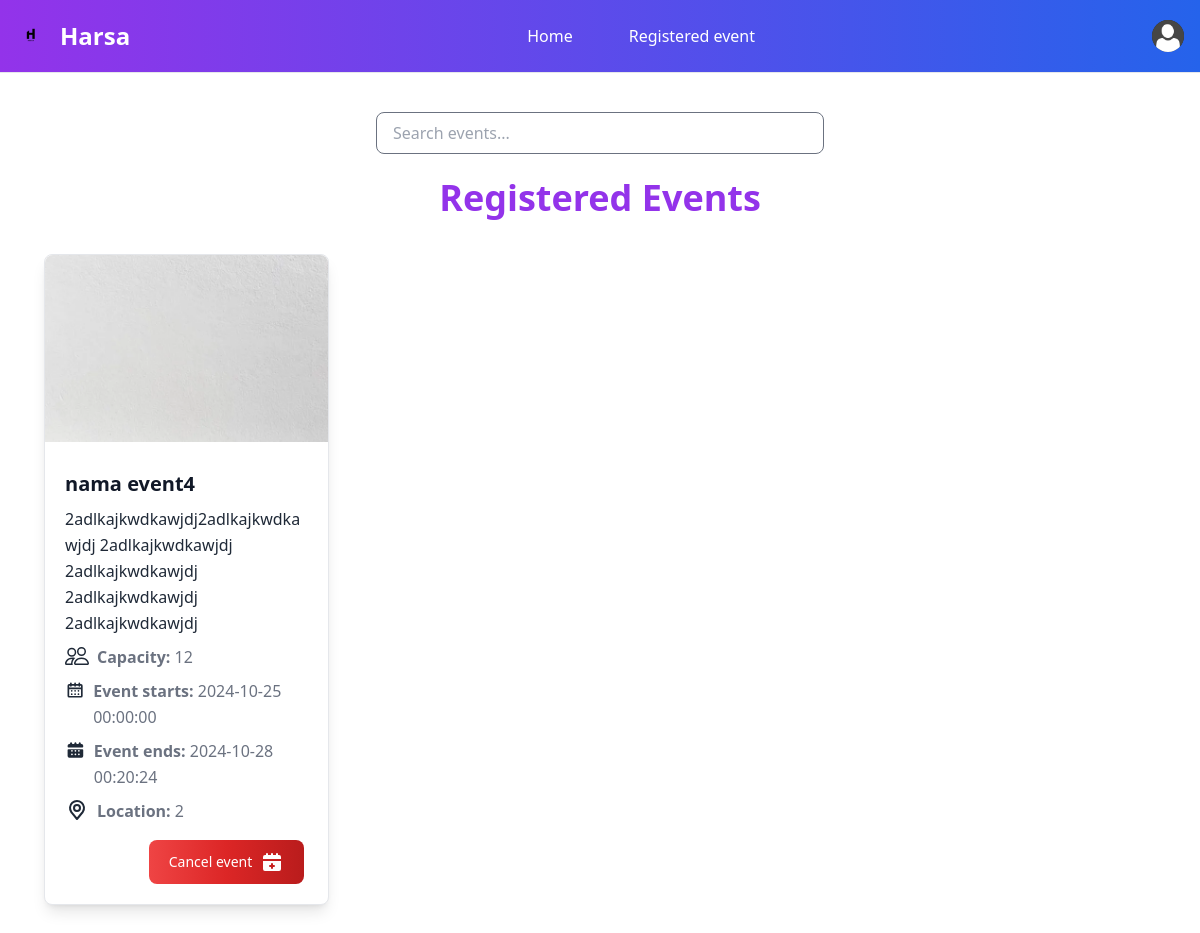
The page /public/aut/user/Registered_events.php (signed in) on the database its author committed.
### tables this page shows
CREATE TABLE `event_participants` (
  `participant_id` int(11) NOT NULL,
  `user_id` int(11) NOT NULL,
  `event_id` int(11) NOT NULL,
  `registration_date` date NOT NULL
);

CREATE TABLE `event` (
  `event_id` int(11) NOT NULL,
  `event_name` varchar(50) NOT NULL,
  `description` varchar(100) NOT NULL,
  `capacity` int(11) NOT NULL,
  `location` varchar(100) NOT NULL,
  `start_date` date NOT NULL,
  `end_date` date NOT NULL,
  `start_time` time NOT NULL,
  `end_time` time NOT NULL,
  `image` varchar(100) NOT NULL,
  `status_toogle` tinyint(4) NOT NULL
);

### public/aut/assets/setup/db.inc.php (called while the page is built, shortened)
<?php
function connectDB() {
    try {
        $dsn = "mysql:host=" . DB_HOST . ";dbname=" . DB_DATABASE;
        $pdo = new PDO($dsn, DB_USER, DB_PASS);
        $pdo->setAttribute(PDO::ATTR_ERRMODE, PDO::ERRMODE_EXCEPTION);
        $pdo->setAttribute(PDO::ATTR_DEFAULT_FETCH_MODE, PDO::FETCH_ASSOC);
        return $pdo;
    } catch(PDOException $e) {
        die("Connection failed: " . $e->getMessage());
    }
}
$conn = mysqli_connect(DB_HOST, DB_USER, DB_PASS, DB_DATABASE);
return $conn;

### public/aut/user/Registered_events.php (the view, shortened to what this page needs)
<?php
$user_id = $_SESSION['user_id'];
$sql = "SELECT *
        FROM event e
        JOIN event_participants ep ON ep.event_id = e.event_id
        WHERE ep.user_id = :user_id";
$stmt = connectDB()->prepare($sql);
$stmt->execute([':user_id' => $user_id]);
$events = $stmt->fetchAll(PDO::FETCH_ASSOC);
?>
<!DOCTYPE html>
<html>
<head>
    <link href="../../styles.css" rel="stylesheet">
    <script src="https://cdn.tailwindcss.com"></script>
    <link href="https://cdn.jsdelivr.net/npm/flowbite@2.5.2/dist/flowbite.min.css" rel="stylesheet" />
</head>
<body>
    <?php require 'user_navbar.php' ?>
    <div class="mt-28 min-h-screen">
        <div class="flex justify-center mb-6">
                <input type="text" id="searchInput" placeholder="Search events..."
                    class="px-4 py-2 border rounded-lg w-3/4 max-w-md"
                    oninput="filterEvents()">
        </div>
        <?php if(!empty($events)) { ?>
        <h1 class="text-center text-4xl font-extrabold mb-9 text-purple-600">Registered Events</h1>
        <div class="flex mx-11 justify-center">
            <div class="grid grid-cols-1 gap-9 md:gap-24 lg:gap-32 md:grid-cols-2 lg:grid-cols-3">
                <?php foreach ($events as $event) { ?>
                    <div class="max-w-80 xs:max-w-sm bg-white border border-gray-200 rounded-lg shadow-lg transition-transform duration-300 hover:scale-105 dark:bg-gray-800 dark:border-gray-700 event-card" >
                        <div class="">
                            <img class="rounded-t-lg" src="<?= '../../admin/gambar/' . $event['image'] ?>" />
                        </div>
                        <div class="p-5 mt-2">
                            <h3 class=" text-xl font-semibold text-gray-900 dark:text-white">
                                <?= htmlspecialchars($event['event_name']) ?>
                            </h3>
                            <div class="my-2 flex flex-row">
                                <p class="text-base text-gray-800 dark:text-white leading-relaxed" style="word-wrap: break-word; word-break: break-word; max-width: 100%; white-space: normal;">
                                    <?= $event['description'] ?>
                                </p>
                            </div>
                            <div class="flex flex-row mt-2">
                                <p class="text-base leading-relaxed text-gray-500 dark:text-gray-400">
                                    <strong>Capacity:</strong> <?= $event['capacity'] ?>
                                </p>
                            </div>
                            <div class="flex flex-row mt-2">
                                <p class="text-base leading-relaxed text-gray-500 dark:text-gray-400">
                                    <strong>Event starts:</strong> <?= $event['start_date'] ?> <?= $event['start_time'] ?>
                                </p>
                            </div>
                            <div class="flex flex-row mt-2">
                                <p class="text-base leading-relaxed text-gray-500 dark:text-gray-400">
                                    <strong>Event ends:</strong> <?= $event['end_date'] ?> <?= $event['end_time'] ?>
                                </p>
                            </div>
                            <div class="flex flex-row mt-2">
                                <div class="flex flex-row">
                                    <div class="flex-shrink-0 w-6 h-6 mr-2">
                                    </div>
                                    <p class="text-base leading-relaxed text-gray-500 dark:text-gray-400" style="word-wrap: break-word; word-break: break-word; max-width: 100%; white-space: normal;">
                                        <strong>Location:</strong> <?= $event['location'] ?>
                                    </p>
                                </div>
                            </div>
                            <div class="flex flex-row-reverse mt-4">
                                <a href="cancel_registration.php?event_id=<?= htmlspecialchars($event['event_id']) ?>"
                                    class="ml-3 flex flex-row p-2 mr-1 items-center text-white bg-gradient-to-r from-red-500 via-red-600 to-red-700 hover:bg-gradient-to-br focus:ring-4 focus:outline-none focus:ring-purple-300 dark:focus:ring-purple-800 font-medium rounded-lg text-sm px-5 py-2.5">
                                    Cancel event
                                </a>
                            </div>
                        </div>
                    </div>
                <?php } ?>
            </div>
        </div>
    </div>
    <?php } else { ?>
        <h1 class="text-center text-4xl font-extrabold mb-9 text-purple-600">There's no registered events</h1>
    <?php } ?>
</body>
</html>

### rows shown on the page
event_participants: event.image (picture), event.event_name "nama event4", event.description "2adlkajkwdkawjdj2adlkajkwdkawjdj 2adlkajkwdkawjdj 2adlkajkwdkawjdj 2adlkajkwdkawjdj 2adlkajkwdkawjdj", event.capacity "12", event.start_date "2024-10-25", event.start_time "00:00:00", event.end_date "2024-10-28", event.end_time "00:20:24", event.location "2"
